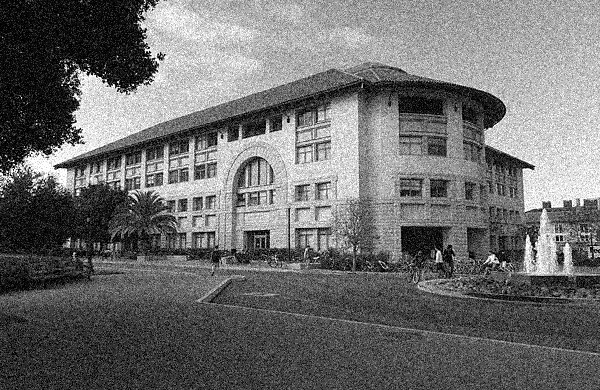
//> input picture edge-detection/Fig1.jpg, 600 x 390 px
$ ./exc2-1   (built with g++ and OpenCV 4)
//> lines starting //> are read from the running program, lines starting //| are printed output that depends on the picture
#include <iostream>
#include <string>
#include <opencv2/core/core.hpp>
#include <opencv2/imgproc/imgproc.hpp>
#include <opencv2/highgui/highgui.hpp>

using namespace cv;
using namespace std;


int main(){

    Mat in = imread("fig1.jpg",0);
//> in is the input picture: 390 rows x 600 cols, CV_8UC1; min 0, max 255, mean 110.1

    cv::namedWindow("gabor kernel");
  	cv::namedWindow("gabor result - q: quit - s: save");

    int kernel_size = 20;
    cv::createTrackbar("kernel size", "gabor result - q: quit - s: save", &kernel_size, 200);
  	int sigma_bar = 20;
  	cv::createTrackbar("sigma", "gabor result - q: quit - s: save", &sigma_bar, 60);
  	int theta_bar = 90;
  	cv::createTrackbar("theta", "gabor result - q: quit - s: save", &theta_bar, 180);
  	int lambda_bar = 12;
  	cv::createTrackbar("lambda", "gabor result - q: quit - s: save", &lambda_bar, 25);
  	int gamma_bar = 0;
  	cv::createTrackbar("gamma", "gabor result - q: quit - s: save", &gamma_bar, 200);
  	int psi_bar = 180;
  	cv::createTrackbar("psi", "gabor result - q: quit - s: save", &psi_bar, 180);

  	for(;;)
  	{
      Mat dest;
      Mat src_f;
      Mat viz;
      in.convertTo(src_f,CV_32F);

  		cv::Mat kernel = cv::getGaborKernel(
  			cv::Size(kernel_size, kernel_size),
  			sigma_bar, theta_bar / 180. * M_PI,
  			lambda_bar, gamma_bar / 100., psi_bar / 180. * M_PI);

        cv::filter2D(src_f, dest, CV_32F, kernel);
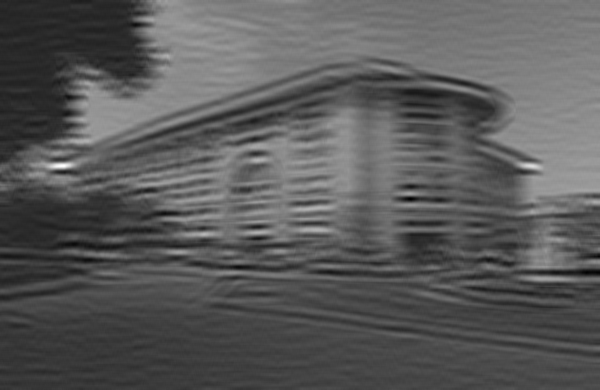
//> dest: 390 rows x 600 cols, CV_32FC1; min -3186.8, max 22331.8, mean 5818.6; drawn with min black and max white

  		cv::normalize(kernel, kernel, 1, 0, cv::NORM_MINMAX);
  		cv::Mat ker_im;
  		cv::resize(kernel, ker_im, cv::Size(512, 512));

      dest.convertTo(viz,CV_8U,1.0/255.0);
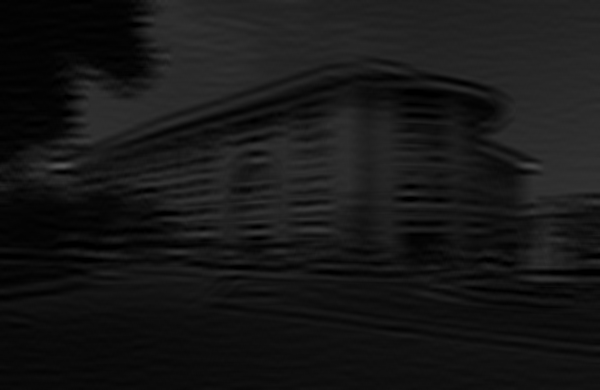
//> viz: 390 rows x 600 cols, CV_8UC1; min 0, max 88, mean 22.8
      cv::imshow("gabor kernel", ker_im);
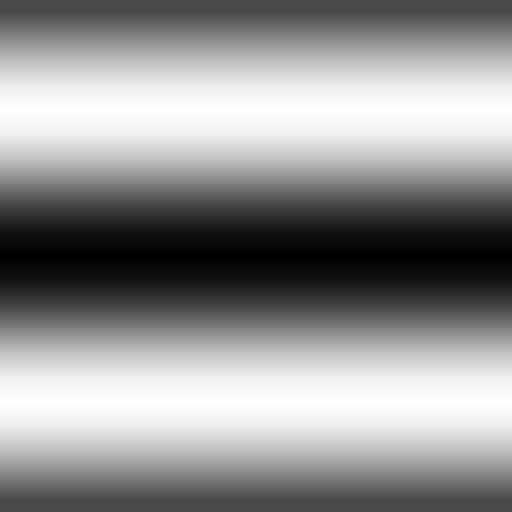
//> window 'gabor kernel': 512 rows x 512 cols, CV_8UC1; min 0, max 255, mean 146
  		cv::imshow("gabor result - q: quit - s: save", viz);
  		int key = cv::waitKey(20);
//> the 'q' key is pressed

  		if(key == 'q')
  		{
  			break;
  		}
      else if (key == 's') {
        imwrite("out.jpg",viz);
        break;
      }
  	}

  	return 0;
}

$ run again, with edge-detection/Fig2.jpg copied over edge-detection/Fig1.jpg
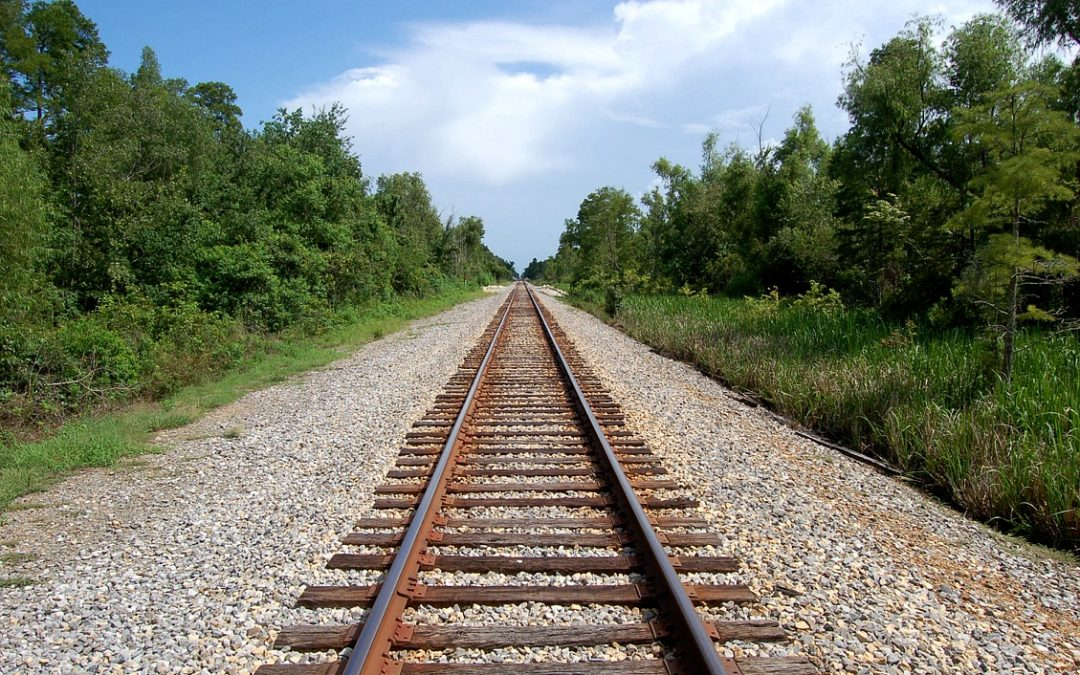
//> input picture edge-detection/Fig2.jpg, 1080 x 675 px
//> `cv::filter2D(src_f, dest, CV_32F, kernel);`:
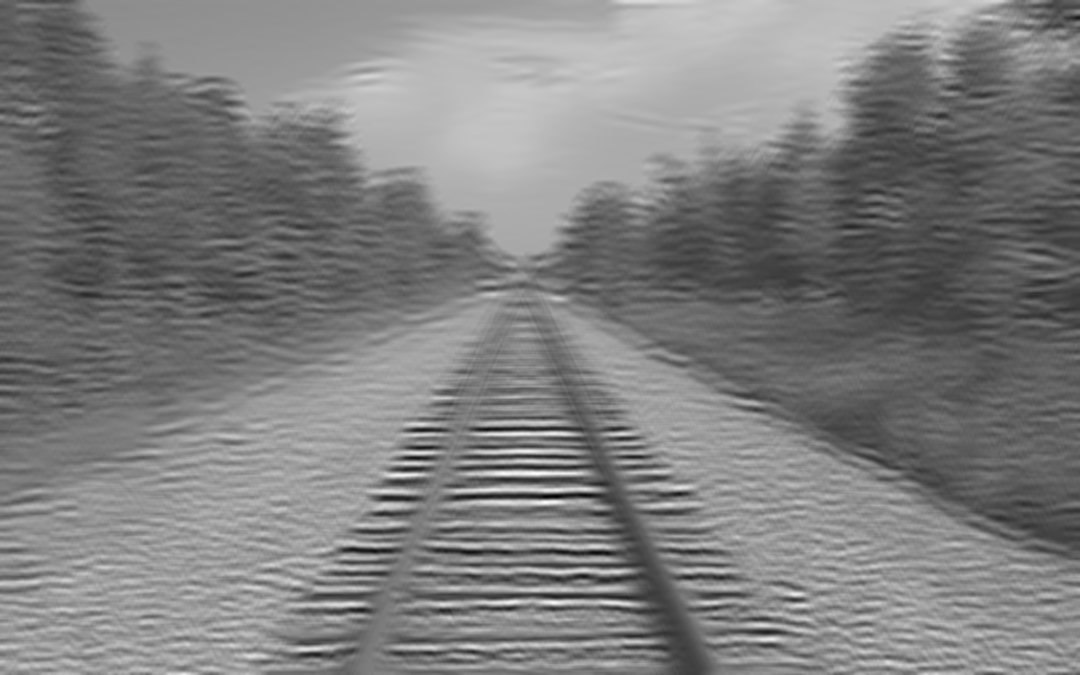
//> dest: 675 rows x 1080 cols, CV_32FC1; min -5925.9, max 18688, mean 6350.3; drawn with min black and max white
//> `dest.convertTo(viz,CV_8U,1.0/255.0);`:
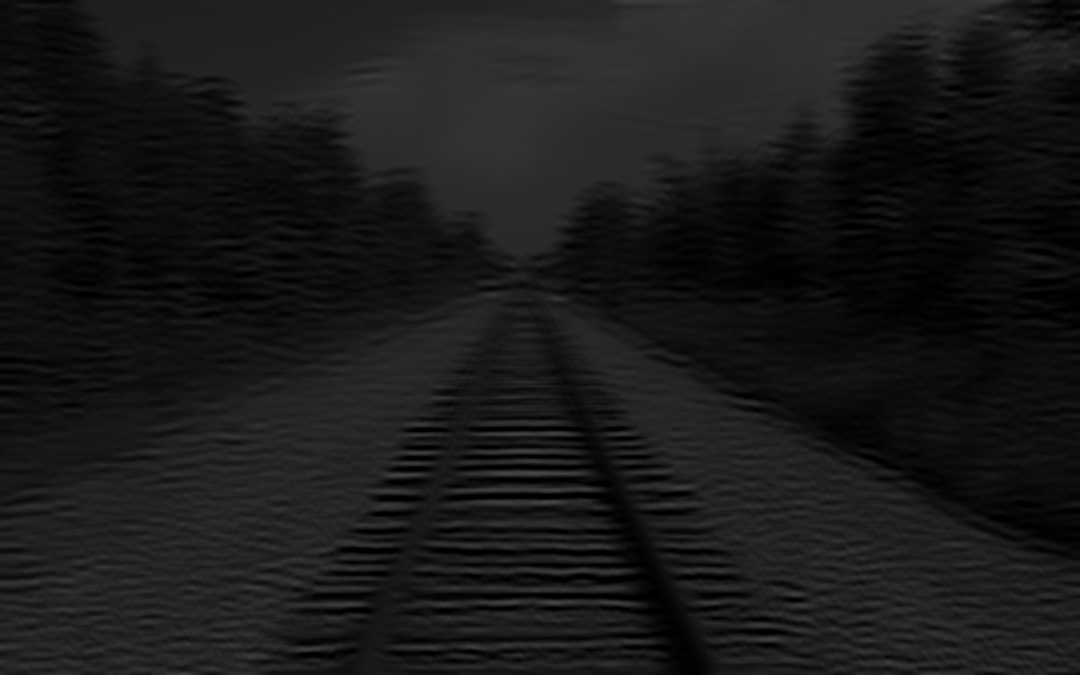
//> viz: 675 rows x 1080 cols, CV_8UC1; min 0, max 73, mean 24.9

$ run again, with edge-detection/Fig4.jpg copied over edge-detection/Fig1.jpg
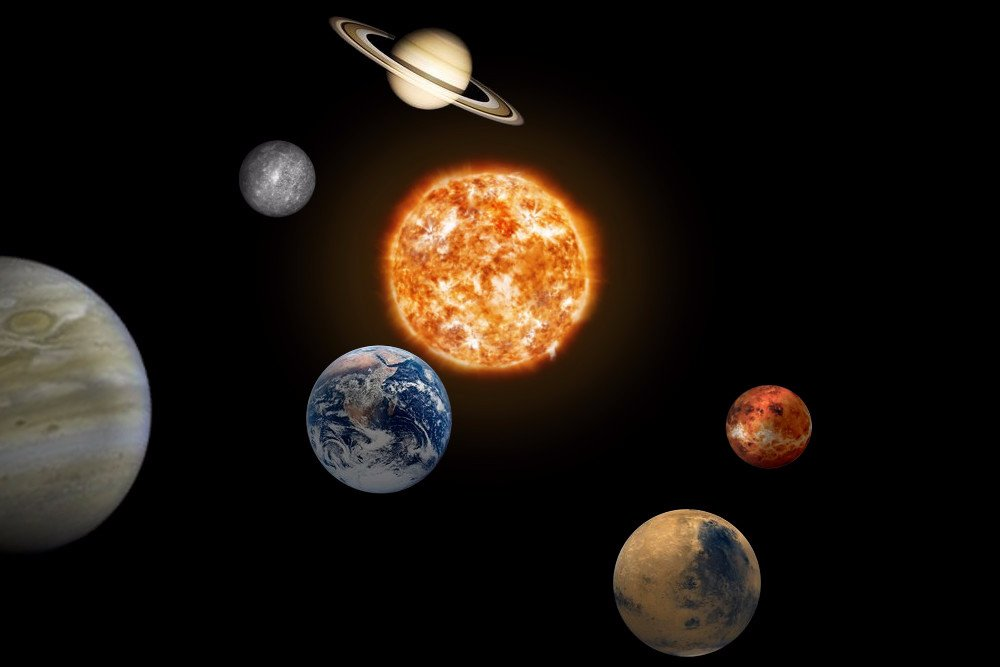
//> input picture edge-detection/Fig4.jpg, 1000 x 667 px
//> `cv::filter2D(src_f, dest, CV_32F, kernel);`:
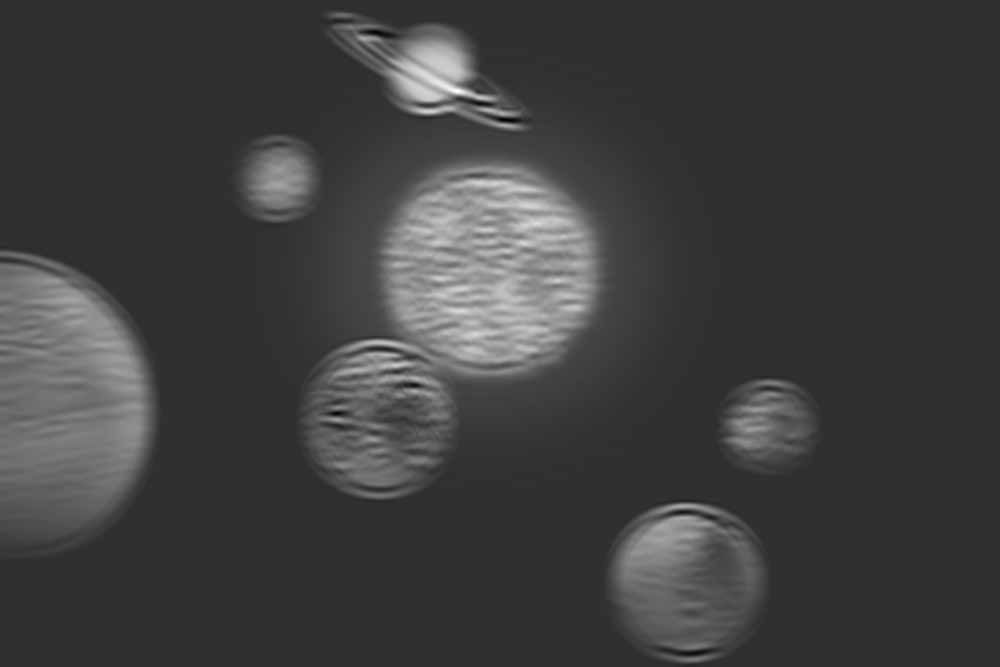
//> dest: 667 rows x 1000 cols, CV_32FC1; min -3895.4, max 16504.7, mean 1253.9; drawn with min black and max white
//> `dest.convertTo(viz,CV_8U,1.0/255.0);`:
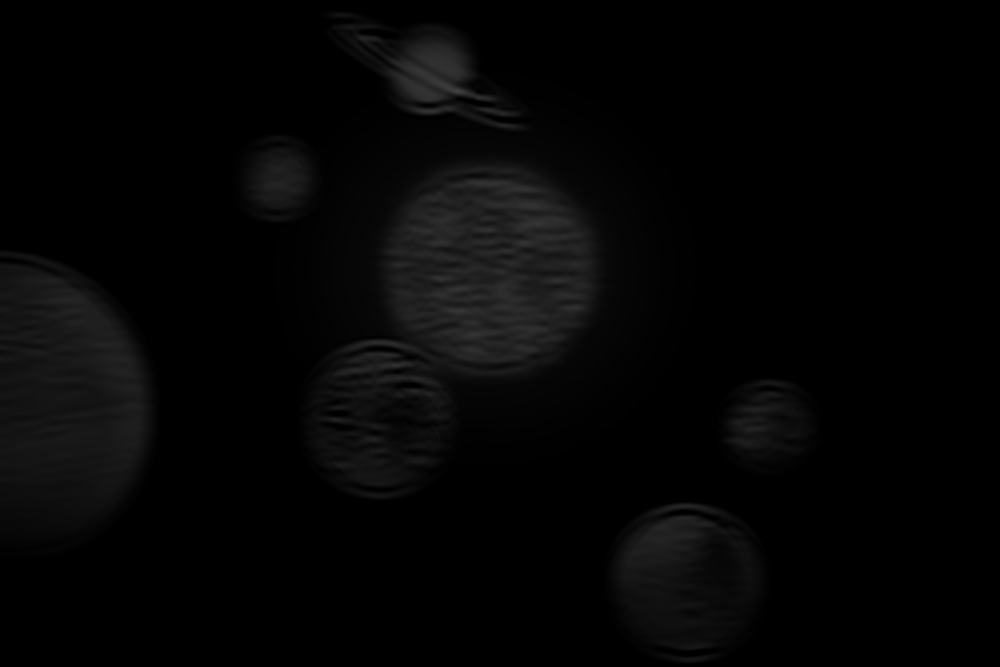
//> viz: 667 rows x 1000 cols, CV_8UC1; min 0, max 65, mean 4.9
